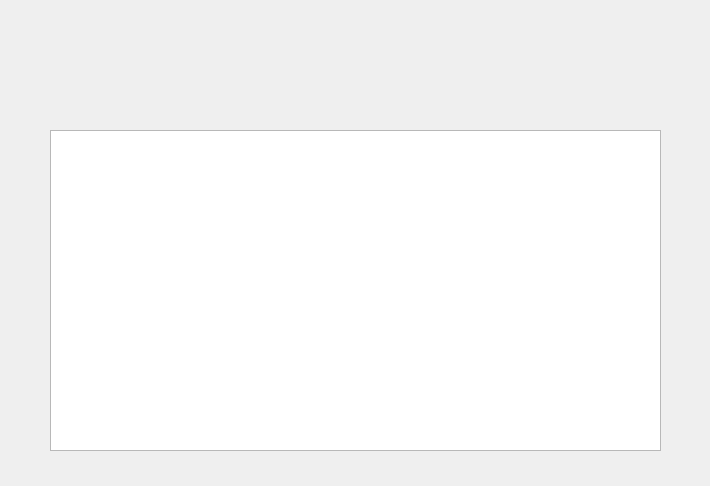
<?xml version="1.0" encoding="UTF-8"?>
<ui version="4.0">
 <class>Dialog</class>
 <widget class="QDialog" name="Dialog">
  <property name="geometry">
   <rect>
    <x>0</x>
    <y>0</y>
    <width>710</width>
    <height>486</height>
   </rect>
  </property>
  <property name="windowTitle">
   <string>Dialog</string>
  </property>
  <widget class="QTableWidget" name="tableWidget">
   <property name="geometry">
    <rect>
     <x>50</x>
     <y>130</y>
     <width>611</width>
     <height>321</height>
    </rect>
   </property>
  </widget>
 </widget>
 <resources/>
 <connections/>
</ui>
